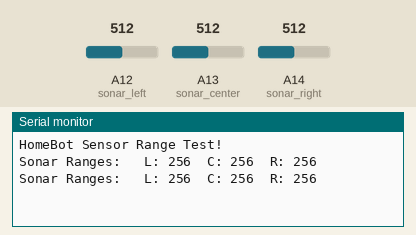
Recording of a sketch running on a simulated Arduino Mega 2560, built with avr-gcc and run on an emulated ATmega2560. On the bench: the last lines printed to the serial monitor. The inputs (shaded band) are chosen by the test bench; at power-on: A12 (sonar_left) = 512, A13 (sonar_center) = 512, A14 (sonar_right) = 512.

Above: at 1.7 s.
1.8 s: A12 (sonar_left) set to 716
At 2.07 s:
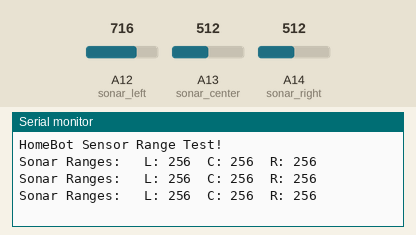
3.3 s: A13 (sonar_center) set to 716
At 3.36 s:
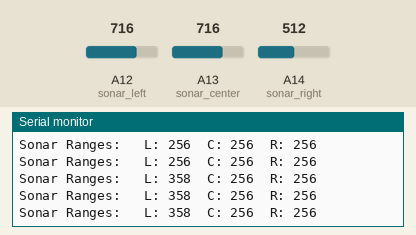
4.8 s: A14 (sonar_right) set to 716
At 5.09 s:
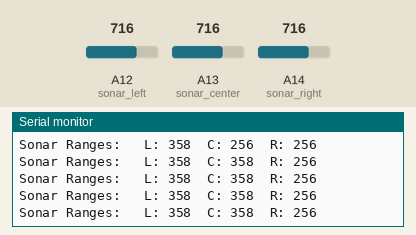
6.3 s: A12 (sonar_left) set to 900
At 6.39 s:
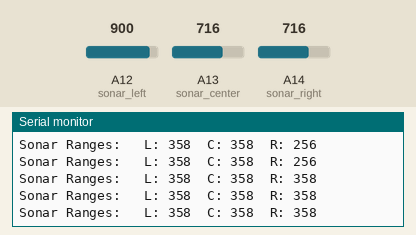
7.8 s: A13 (sonar_center) set to 900
At 8.12 s:
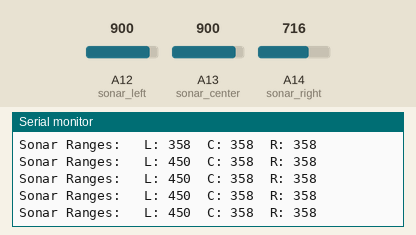
9.3 s: A14 (sonar_right) set to 900
At 9.41 s:
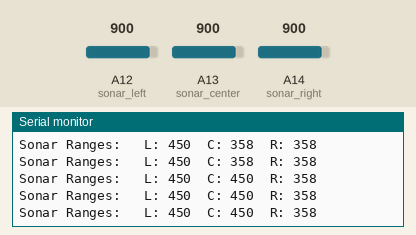
Timing chart, 0 to 11.8 s (numbered marks = the images above; inputs shaded):
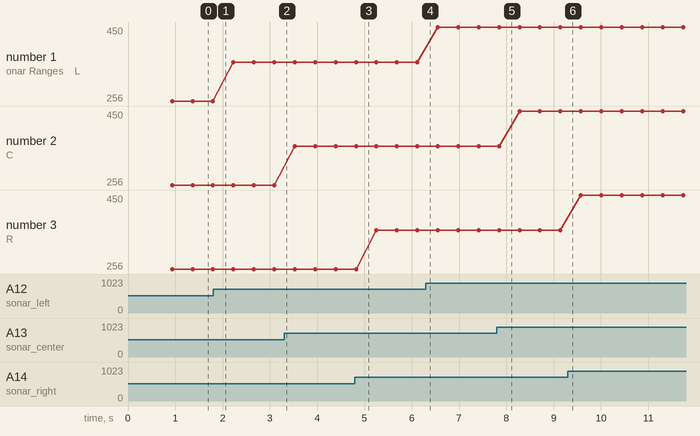

The sketch:

HomeBot_Sonar_Test.ino
```cpp
/*
 * DESCRIPTION:
 * This sketch reads the ranges from three "chained together" sonar sensors
 * and prints the returned values to the Serial Monitor.
 *
 * HARDWARE:
 * HRLV_MaxSonar_EZ
 * Arduino Mega 2560
 *
 * FUNCTIONALITY:
 * VCC power is supplied to each sensor. The sensors are linked together so that the
 * the sensors will be automatically triggered in a sequence: left, center, right.
 * Each sensor is read 10 times (controlled by value of num_samples) in succession and the values are stored in a separate array for each sensor.
 * The calculated ranges are printed in the order that they were read.
 * (It can be seen from the values that the analog voltages will settle on a value over time.)
 * The sketch then chooses the 8th element in each sensor array as the representative value.
 *
 * NOTES:
 * The 8th range value is chosen because the analog voltages from the sensor can vary over the different readings.
 * By the time of the 8th reading, the value has generally "settled" and is quite reliable while also excluding errant "maximums".
 *
 * The range is calculated as follows:
 * The analog voltage output from the sensor is proportional to the input voltage (VCC).
 * Therefore, the formula for the range increment is: Vi = Vcc/1024 where Vi is measured as Volts / 5mm
 *
 * The total range is calculated as: 5*Vm/Vi where Vm is the measured voltage from the sensor.
 * For a 5v supply, this formula can be simplified to: Vm * 1024
 *
 * In practice, when using 5v USB power, the sensor gives accurate readings using the formula:
 * Range(mm) = Vm * 1000 where distance is measured from the FRONT face of the sensor.
 *
 * When the analog voltage from the sensor is read as an input value using analogRead,
 * the return value is equal to: Range(cm) * 2
 * For example, a range of 60cm would return a value from analogRead of ~120.
 *
 * The minimum (reliable) detectable range is 30cm.
 *
 * REFERENCE:
 * https://www.maxbotix.com/Ultrasonic_Sensors/MB1003.htm
 *
 */

 int range_left = 0;    //calculated range value
 int range_center = 0;
 int range_right = 0;
 int sonar_left = A12;    //raw analog voltage readings from the sensor
 int sonar_center = A13;
 int sonar_right = A14;
 int left_sonar[10];    //arrays to hold stored sensor readings
 int center_sonar[10];
 int right_sonar[10];
 int trigger_pin = A6;
 int left_sort_array[10]; //to hold last 10 values, will be sorted low to high then select median value
 int center_sort_array[10];
 int right_sort_array[10];
 int sort_count = 0; //track the last ten values
 int num_samples = 9;
 int sample_offset = 3;  //number of entries from the max entry of the sorted array

void setup() {
  pinMode(trigger_pin, OUTPUT);
  digitalWrite(trigger_pin, LOW);
  Serial.begin(115200);
  delay(500); //wait for serial to start
  Serial.println("HomeBot Sensor Range Test!");
}

void loop() {
  digitalWrite(trigger_pin, HIGH);   //pull HIGH to activate first sensor in the chain
  delay(20);
  digitalWrite(trigger_pin, LOW);
  delay(20);

  for (int i = 0; i < num_samples; i++) {
    left_sonar[i] = analogRead(sonar_left);
    center_sonar[i] = analogRead(sonar_center);
    right_sonar[i] = analogRead(sonar_right);
  }

      /*Print sorted range values*/
//      Serial.println("Sorted Ranges: ");
//      Serial.print("Left(cm): \t");
      sort(left_sonar, num_samples);
//      for(int i=0; i<num_samples; i++) {
//         Serial.print(left_sonar[i]/2);
//         Serial.print("\t");
//      }
//      Serial.print("\n");
//      Serial.print("Center(cm): \t");
      sort(center_sonar, num_samples);
//      for(int i=0; i<num_samples; i++) {
//         Serial.print(center_sonar[i]/2);
//         Serial.print("\t");
//      }
//      Serial.print("\n");
//      Serial.print("Right(cm): \t");
      sort(right_sonar, num_samples);
//      for(int i=0; i<num_samples; i++) {
//         Serial.print(right_sonar[i]/2);
//         Serial.print("\t");
//      }
//      Serial.println("\n");


  if(sort_count < num_samples) {
    left_sort_array[sort_count] = left_sonar[num_samples - sample_offset]/2;
    center_sort_array[sort_count] = center_sonar[num_samples - sample_offset]/2;
    right_sort_array[sort_count] = right_sonar[num_samples - sample_offset]/2;
    sort_count++;
  }
  else {
    sort_count = 0;
    sort(left_sort_array, num_samples);
    sort(center_sort_array, num_samples);
    sort(right_sort_array, num_samples);
    Serial.print("Sonar Ranges: ");
    Serial.print("\t");
    Serial.print("L: ");
    Serial.print(left_sort_array[num_samples - sample_offset]);
    Serial.print("\t");
    Serial.print("C: ");
    Serial.print(center_sort_array[num_samples - sample_offset]);
    Serial.print("\t");
    Serial.print("R: ");
    Serial.print(right_sort_array[num_samples - sample_offset]);
    Serial.print("\n");
  }

  memset(left_sonar, 0, sizeof(left_sonar));    //reset arrays
  memset(center_sonar, 0, sizeof(center_sonar));
  memset(right_sonar, 0, sizeof(right_sonar));
}

void sort(int a[], int size) {
  for(int i=0; i<(size-1); i++) {
    for(int o=0; o<(size-(i+1)); o++) {
      if(a[o] > a[o+1]) {
          int t = a[o];
          a[o] = a[o+1];
          a[o+1] = t;
      }
    }
  }
}
```

Measured:
- plotted number 1: 256 → 358 after the input at 1.8 s, 358 → 450 after the input at 6.3 s
